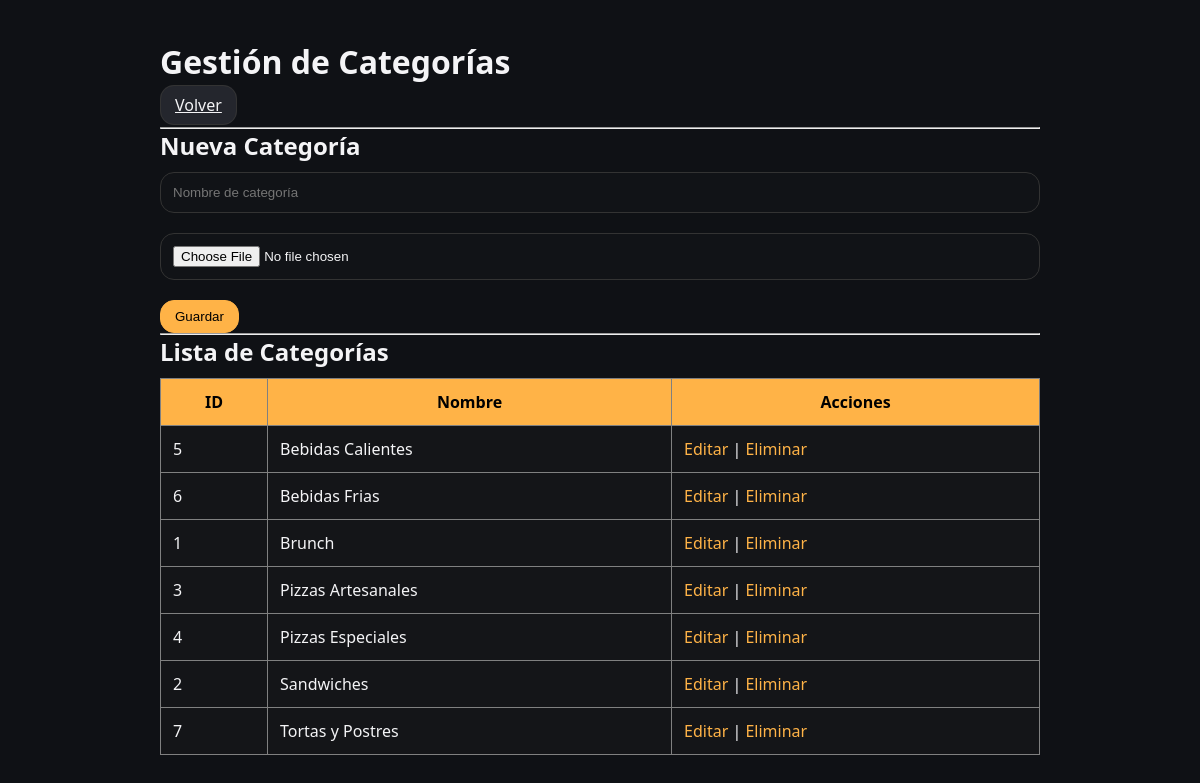
/admin/categorias.php (signed in), run on the app's committed database.
### tables this page shows
CREATE TABLE `categorias` (
  `id_categoria` int(11) NOT NULL,
  `nombre_categoria` varchar(100) NOT NULL,
  `imagen` varchar(255) DEFAULT NULL
);

### admin/categorias.php (the view, shortened to what this page needs)
<?php
require_once("../config/conexion.php");
$sql = "SELECT * FROM categorias
        ORDER BY nombre_categoria";
$resultado = mysqli_query($conexion, $sql);
?>
<!DOCTYPE html>
<html lang="es">
<head>
<link rel="stylesheet" href="../css/styles.css">
</head>
<body>
<main style="max-width:1000px;margin:auto">
<h1>Gestión de Categorías</h1>
<p>
<a href="dashboard.php" class="btn">
Volver
</a>
</p>
<hr>
<h2>Nueva Categoría</h2>
<form
method="POST"
action="categoria_guardar.php"
enctype="multipart/form-data">
<input
type="text"
name="nombre_categoria"
class="input"
placeholder="Nombre de categoría"
required>
<input
type="file"
name="imagen"
class="input"
required>
<button
type="submit"
class="btn btn-primary">
Guardar
</button>
</form>
<hr>
<h2>Lista de Categorías</h2>
<table border="1" cellpadding="10">
<tr>
<th>ID</th>
<th>Nombre</th>
<th>Acciones</th>
</tr>
<?php while($fila = mysqli_fetch_assoc($resultado)) { ?>
<tr>
<td>
<?php echo $fila["id_categoria"]; ?>
</td>
<td>
<?php echo $fila["nombre_categoria"]; ?>
</td>
<td>
<a
href="categoria_editar.php?id=<?php echo $fila["id_categoria"]; ?>">
Editar
</a>
|
<a
href="categoria_eliminar.php?id=<?php echo $fila["id_categoria"]; ?>"
onclick="return confirm('¿Eliminar categoría?')">
Eliminar
</a>
</td>
</tr>
<?php } ?>
</table>
</main>
</body>
</html>

### css/styles.css (style rules this page uses)
* { margin: 0; padding: 0; box-sizing: border-box; }
html, body { width: 100%; min-height: 100%; background: var(--bg); color: var(--text); font-family: 'Segoe UI', sans-serif; overflow-x: hidden; }
:root { --bg: #0f1115; --card: #141518; --text: #f4f4f6; --muted: #9aa0a6; --primary: #ffb347; --radius: 14px; --transition: 0.25s ease; }
main { width: 100%; padding: 40px 5%; }
h1, h2, h3, h4 { margin-bottom: 10px; }
p { margin-bottom: 10px; line-height: 1.5; }
.btn { padding: 8px 14px; border-radius: var(--radius); border: 1px solid #333; background: #24262d; color: var(--text); cursor: pointer; transition: var(--transition); }
.btn-primary { background: var(--primary); border-color: var(--primary); color: #000; }
.input { width: 100%; padding: 12px; border-radius: var(--radius); border: 1px solid #333; margin-bottom: 20px; background: #111317; color: var(--text); }
table { width:100%; border-collapse:collapse; background:#141518; }
table th { background:#ffb347; color:#000; padding:12px; }
table td { padding:12px; }
table a { color:#ffb347; text-decoration:none; }
main { max-width:1200px; margin:auto; }

### data on the page
categorias: id_categoria "5", nombre_categoria "Bebidas Calientes"
categorias: id_categoria "6", nombre_categoria "Bebidas Frias"
categorias: id_categoria "1", nombre_categoria "Brunch"
categorias: id_categoria "3", nombre_categoria "Pizzas Artesanales"
categorias: id_categoria "4", nombre_categoria "Pizzas Especiales"
categorias: id_categoria "2", nombre_categoria "Sandwiches"
categorias: id_categoria "7", nombre_categoria "Tortas y Postres"
